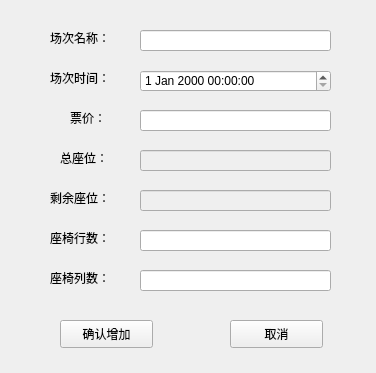
<?xml version="1.0" encoding="UTF-8"?>
<ui version="4.0">
 <class>AddShow</class>
 <widget class="QWidget" name="AddShow">
  <property name="geometry">
   <rect>
    <x>0</x>
    <y>0</y>
    <width>376</width>
    <height>373</height>
   </rect>
  </property>
  <property name="windowTitle">
   <string>AddShow</string>
  </property>
  <widget class="QLabel" name="label_2">
   <property name="geometry">
    <rect>
     <x>50</x>
     <y>30</y>
     <width>75</width>
     <height>16</height>
    </rect>
   </property>
   <property name="text">
    <string>场次名称：</string>
   </property>
  </widget>
  <widget class="QLabel" name="label_3">
   <property name="geometry">
    <rect>
     <x>50</x>
     <y>70</y>
     <width>75</width>
     <height>16</height>
    </rect>
   </property>
   <property name="text">
    <string>场次时间：</string>
   </property>
  </widget>
  <widget class="QLabel" name="label">
   <property name="geometry">
    <rect>
     <x>60</x>
     <y>150</y>
     <width>60</width>
     <height>16</height>
    </rect>
   </property>
   <property name="text">
    <string>总座位：</string>
   </property>
  </widget>
  <widget class="QLabel" name="label_4">
   <property name="geometry">
    <rect>
     <x>70</x>
     <y>110</y>
     <width>72</width>
     <height>15</height>
    </rect>
   </property>
   <property name="text">
    <string>票价：</string>
   </property>
  </widget>
  <widget class="QPushButton" name="pushButton">
   <property name="geometry">
    <rect>
     <x>60</x>
     <y>320</y>
     <width>93</width>
     <height>28</height>
    </rect>
   </property>
   <property name="text">
    <string>确认增加</string>
   </property>
  </widget>
  <widget class="QPushButton" name="pushButton_2">
   <property name="geometry">
    <rect>
     <x>230</x>
     <y>320</y>
     <width>93</width>
     <height>28</height>
    </rect>
   </property>
   <property name="text">
    <string>取消</string>
   </property>
  </widget>
  <widget class="QLineEdit" name="lineEdit">
   <property name="geometry">
    <rect>
     <x>140</x>
     <y>30</y>
     <width>191</width>
     <height>21</height>
    </rect>
   </property>
  </widget>
  <widget class="QLineEdit" name="lineEdit_2">
   <property name="geometry">
    <rect>
     <x>140</x>
     <y>110</y>
     <width>191</width>
     <height>21</height>
    </rect>
   </property>
  </widget>
  <widget class="QLineEdit" name="lineEdit_3">
   <property name="enabled">
    <bool>false</bool>
   </property>
   <property name="geometry">
    <rect>
     <x>140</x>
     <y>150</y>
     <width>191</width>
     <height>21</height>
    </rect>
   </property>
  </widget>
  <widget class="QDateTimeEdit" name="dateTimeEdit">
   <property name="geometry">
    <rect>
     <x>140</x>
     <y>70</y>
     <width>191</width>
     <height>22</height>
    </rect>
   </property>
  </widget>
  <widget class="QLabel" name="label_5">
   <property name="geometry">
    <rect>
     <x>50</x>
     <y>190</y>
     <width>72</width>
     <height>15</height>
    </rect>
   </property>
   <property name="text">
    <string>剩余座位：</string>
   </property>
  </widget>
  <widget class="QLineEdit" name="lineEdit_4">
   <property name="enabled">
    <bool>false</bool>
   </property>
   <property name="geometry">
    <rect>
     <x>140</x>
     <y>190</y>
     <width>191</width>
     <height>21</height>
    </rect>
   </property>
  </widget>
  <widget class="QLabel" name="label_6">
   <property name="geometry">
    <rect>
     <x>50</x>
     <y>230</y>
     <width>72</width>
     <height>15</height>
    </rect>
   </property>
   <property name="text">
    <string>座椅行数：</string>
   </property>
  </widget>
  <widget class="QLabel" name="label_7">
   <property name="geometry">
    <rect>
     <x>50</x>
     <y>270</y>
     <width>72</width>
     <height>15</height>
    </rect>
   </property>
   <property name="text">
    <string>座椅列数：</string>
   </property>
  </widget>
  <widget class="QLineEdit" name="lineEdit_5">
   <property name="geometry">
    <rect>
     <x>140</x>
     <y>230</y>
     <width>191</width>
     <height>21</height>
    </rect>
   </property>
  </widget>
  <widget class="QLineEdit" name="lineEdit_6">
   <property name="geometry">
    <rect>
     <x>140</x>
     <y>270</y>
     <width>191</width>
     <height>21</height>
    </rect>
   </property>
  </widget>
 </widget>
 <layoutdefault spacing="6" margin="11"/>
 <tabstops>
  <tabstop>lineEdit</tabstop>
  <tabstop>dateTimeEdit</tabstop>
  <tabstop>lineEdit_2</tabstop>
  <tabstop>lineEdit_3</tabstop>
  <tabstop>lineEdit_4</tabstop>
  <tabstop>lineEdit_5</tabstop>
  <tabstop>lineEdit_6</tabstop>
  <tabstop>pushButton</tabstop>
  <tabstop>pushButton_2</tabstop>
 </tabstops>
 <resources/>
 <connections/>
</ui>
